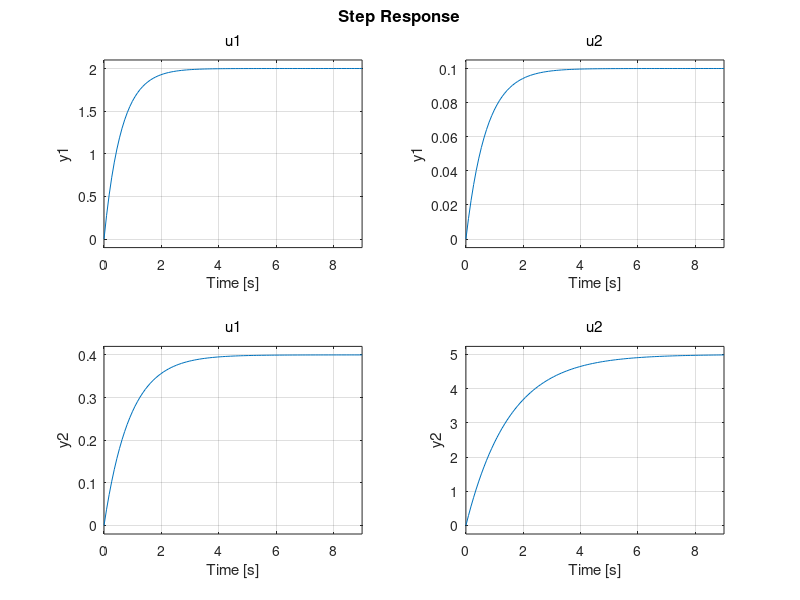

Recreate this plot in MATLAB. (Note: this script raises an error after producing the figure.)
%regulatoarele
num_Gr1=[0.7 2.38];
den_Gr1=[1 0];
Gr1=tf(num_Gr1,den_Gr1);

num_Gr2=[0.26 0.35];
den_Gr2=[1 0];
Gr2=tf(num_Gr2,den_Gr2);

%procesele
num_G11=[2];
den_G11=[0.6 1];
G11=tf(num_G11,den_G11);

num_G12=[0.1];
den_G12=[0.7 1];
G12=tf(num_G12,den_G12);

num_G21=[0.4];
den_G21=[0.9 1];
G21=tf(num_G21,den_G21);

num_G22=[5];
den_G22=[1.5 1];
G22=tf(num_G22,den_G22);

%matricea de proces
Gp=[G11 G12; G21 G22]

%matricea de reglare
Gr=[Gr1 0; Gr2 0];

%circuit deschis
G=series(Gp,Gr)

%circuit inchis
G0= feedback(G,eye(2));

%simulare raspuns procese
step(Gp);
%functiile de transfer secundare influenteaza iesirile
%nu merg spre 0 in absenta reglarii

%caracteristci Bode
bode(G)

%caracteristica Nyquist doar pentru procesele principale
% subplot(2,1,1);
% nyquist(Gp(1,1));
% subplot(2,1,2);
% nyquist(Gp(2,2));
